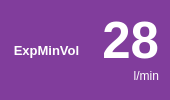
           <widget class="QFrame" name="frame_32">
            <property name="maximumSize">
             <size>
              <width>170</width>
              <height>120</height>
             </size>
            </property>
            <property name="styleSheet">
             <string notr="true">border-radius: 15px;
background-color: rgb(129, 61, 156);
color: rgb(255, 255, 255);
</string>
            </property>
            <property name="frameShape">
             <enum>QFrame::Box</enum>
            </property>
            <property name="frameShadow">
             <enum>QFrame::Raised</enum>
            </property>
            <property name="lineWidth">
             <number>-17</number>
            </property>
            <property name="midLineWidth">
             <number>-8</number>
            </property>
            <layout class="QHBoxLayout" name="horizontalLayout_19">
             <item>
              <widget class="QLabel" name="label_74">
               <property name="font">
                <font>
                 <pointsize>10</pointsize>
                 <weight>75</weight>
                 <bold>true</bold>
                </font>
               </property>
               <property name="text">
                <string>ExpMinVol</string>
               </property>
               <property name="alignment">
                <set>Qt::AlignCenter</set>
               </property>
              </widget>
             </item>
             <item>
              <layout class="QVBoxLayout" name="verticalLayout_30">
               <property name="spacing">
                <number>0</number>
               </property>
               <item>
                <widget class="QLabel" name="label_75">
                 <property name="font">
                  <font>
                   <pointsize>38</pointsize>
                   <weight>75</weight>
                   <bold>true</bold>
                  </font>
                 </property>
                 <property name="lineWidth">
                  <number>1</number>
                 </property>
                 <property name="text">
                  <string>28</string>
                 </property>
                 <property name="alignment">
                  <set>Qt::AlignRight|Qt::AlignTrailing|Qt::AlignVCenter</set>
                 </property>
                </widget>
               </item>
               <item>
                <widget class="QLabel" name="label_76">
                 <property name="font">
                  <font>
                   <pointsize>9</pointsize>
                  </font>
                 </property>
                 <property name="text">
                  <string>l/min</string>
                 </property>
                 <property name="alignment">
                  <set>Qt::AlignRight|Qt::AlignTop|Qt::AlignTrailing</set>
                 </property>
                </widget>
               </item>
              </layout>
             </item>
            </layout>
           </widget>
